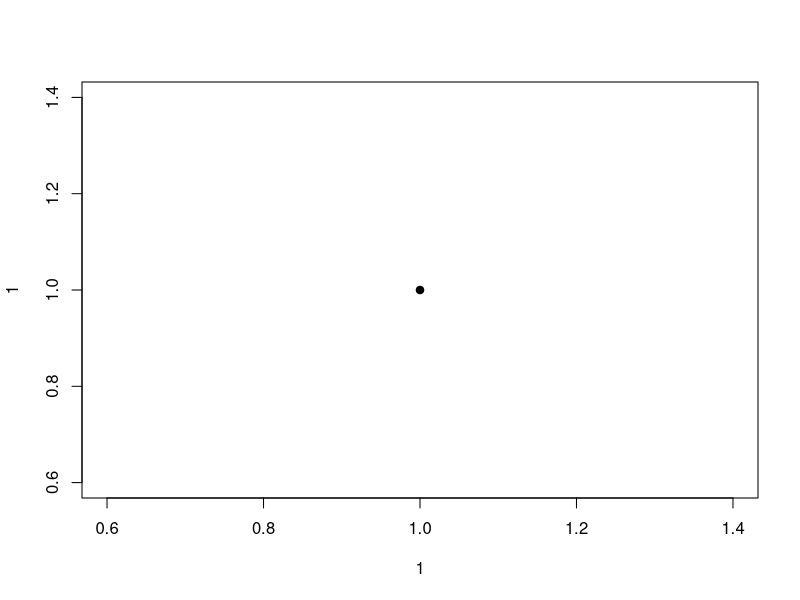

The R script that drew this image: (Note: this script raises an error after producing the figure.)
library(tidyverse)
library(openxlsx)

# This script will do the same as the "xlsx_with_xlsx_101.R" and "xlsx_with_XLConnect_101.R"
# scripts but will use the openxlsx package instead of the xlsx and XLConnect packages.


#This paragraph creates a Excel file with three sheets, a data frame, a plot amd a hyperlink 

wb <- createWorkbook(title = 'openxlsx_Test1.xlsx')
addWorksheet(wb, sheetName = 'Iris', tabColour = '#4F81BD', gridLines = F)

hs <- createStyle(fontColour = "#ffff00", fgFill = "#4F80BD",
                  halign = "center", valign = "center", textDecoration = "Bold",
                  border = "TopBottomLeftRight")

freezePane(wb, sheet = 'Iris', firstActiveRow = 3, firstCol = TRUE) ## freeze first row and column
writeDataTable(wb, sheet = 'Iris', x = iris, startRow = 2, startCol = 2, 
               headerStyle = hs, colNames = TRUE, rowNames = F,
               tableStyle = "TableStyleMedium2")

setColWidths(wb, sheet='Iris', widths = 'auto', cols = 1:10)

addWorksheet(wb, 'Plot')
name <- 'test_plot'
wd <- getwd()

png(paste0(name,'.png'), width=400, height=400)
plot(1, 1, pch=19)
dev.off()

writeData(wb, 'Plot', x='This is a boring plot', borders = 'surrounding')
insertImage(wb, sheet='Plot', file = paste0(name,'.png'), startCol = 2, startRow = 2,
            height = 4, width = 4)


x <- paste0(name, '.png')
class(x) <- 'hyperlink'

addWorksheet(wb, 'hyperlink')
#writeData(wb, 'hyperlink', x = x)
writeFormula(wb, 'hyperlink', x = makeHyperlinkString(sheet = 'testing',
  file = paste0(name, '.png'), text='This is a hyperlink to the file'))

saveWorkbook(wb, 'openxlsx_Test1.xlsx', overwrite = T)
